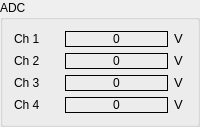
    <widget class="QGroupBox" name="groupBox">
     <property name="sizePolicy">
      <sizepolicy hsizetype="Preferred" vsizetype="Fixed">
       <horstretch>0</horstretch>
       <verstretch>0</verstretch>
      </sizepolicy>
     </property>
     <property name="minimumSize">
      <size>
       <width>0</width>
       <height>0</height>
      </size>
     </property>
     <property name="maximumSize">
      <size>
       <width>16777215</width>
       <height>16777215</height>
      </size>
     </property>
     <property name="title">
      <string>ADC</string>
     </property>
     <layout class="QGridLayout" name="gridLayout">
      <item row="0" column="0">
       <layout class="QHBoxLayout" name="horizontalLayout">
        <item>
         <widget class="QLabel" name="label">
          <property name="sizePolicy">
           <sizepolicy hsizetype="Preferred" vsizetype="Fixed">
            <horstretch>0</horstretch>
            <verstretch>0</verstretch>
           </sizepolicy>
          </property>
          <property name="minimumSize">
           <size>
            <width>0</width>
            <height>0</height>
           </size>
          </property>
          <property name="maximumSize">
           <size>
            <width>45</width>
            <height>16777215</height>
           </size>
          </property>
          <property name="font">
           <font>
            <pointsize>9</pointsize>
           </font>
          </property>
          <property name="text">
           <string>Ch 1</string>
          </property>
         </widget>
        </item>
        <item>
         <widget class="QLabel" name="adcLabel1">
          <property name="sizePolicy">
           <sizepolicy hsizetype="Preferred" vsizetype="Fixed">
            <horstretch>0</horstretch>
            <verstretch>0</verstretch>
           </sizepolicy>
          </property>
          <property name="minimumSize">
           <size>
            <width>40</width>
            <height>0</height>
           </size>
          </property>
          <property name="font">
           <font>
            <pointsize>9</pointsize>
           </font>
          </property>
          <property name="frameShape">
           <enum>QFrame::Panel</enum>
          </property>
          <property name="text">
           <string>0</string>
          </property>
          <property name="alignment">
           <set>Qt::AlignCenter</set>
          </property>
         </widget>
        </item>
        <item>
         <widget class="QLabel" name="label_5">
          <property name="sizePolicy">
           <sizepolicy hsizetype="Preferred" vsizetype="Fixed">
            <horstretch>0</horstretch>
            <verstretch>0</verstretch>
           </sizepolicy>
          </property>
          <property name="maximumSize">
           <size>
            <width>12</width>
            <height>16777215</height>
           </size>
          </property>
          <property name="font">
           <font>
            <pointsize>10</pointsize>
           </font>
          </property>
          <property name="text">
           <string>V</string>
          </property>
         </widget>
        </item>
       </layout>
      </item>
      <item row="1" column="0">
       <layout class="QHBoxLayout" name="horizontalLayout_2">
        <item>
         <widget class="QLabel" name="label_2">
          <property name="sizePolicy">
           <sizepolicy hsizetype="Preferred" vsizetype="Fixed">
            <horstretch>0</horstretch>
            <verstretch>0</verstretch>
           </sizepolicy>
          </property>
          <property name="minimumSize">
           <size>
            <width>0</width>
            <height>0</height>
           </size>
          </property>
          <property name="maximumSize">
           <size>
            <width>45</width>
            <height>16777215</height>
           </size>
          </property>
          <property name="font">
           <font>
            <pointsize>9</pointsize>
           </font>
          </property>
          <property name="text">
           <string>Ch 2</string>
          </property>
         </widget>
        </item>
        <item>
         <widget class="QLabel" name="adcLabel2">
          <property name="sizePolicy">
           <sizepolicy hsizetype="Preferred" vsizetype="Fixed">
            <horstretch>0</horstretch>
            <verstretch>0</verstretch>
           </sizepolicy>
          </property>
          <property name="minimumSize">
           <size>
            <width>40</width>
            <height>0</height>
           </size>
          </property>
          <property name="font">
           <font>
            <pointsize>9</pointsize>
           </font>
          </property>
          <property name="frameShape">
           <enum>QFrame::Panel</enum>
          </property>
          <property name="text">
           <string>0</string>
          </property>
          <property name="alignment">
           <set>Qt::AlignCenter</set>
          </property>
         </widget>
        </item>
        <item>
         <widget class="QLabel" name="label_6">
          <property name="sizePolicy">
           <sizepolicy hsizetype="Preferred" vsizetype="Fixed">
            <horstretch>0</horstretch>
            <verstretch>0</verstretch>
           </sizepolicy>
          </property>
          <property name="maximumSize">
           <size>
            <width>12</width>
            <height>16777215</height>
           </size>
          </property>
          <property name="font">
           <font>
            <pointsize>10</pointsize>
           </font>
          </property>
          <property name="text">
           <string>V</string>
          </property>
         </widget>
        </item>
       </layout>
      </item>
      <item row="2" column="0">
       <layout class="QHBoxLayout" name="horizontalLayout_3">
        <item>
         <widget class="QLabel" name="label_3">
          <property name="sizePolicy">
           <sizepolicy hsizetype="Preferred" vsizetype="Fixed">
            <horstretch>0</horstretch>
            <verstretch>0</verstretch>
           </sizepolicy>
          </property>
          <property name="minimumSize">
           <size>
            <width>0</width>
            <height>0</height>
           </size>
          </property>
          <property name="maximumSize">
           <size>
            <width>45</width>
            <height>16777215</height>
           </size>
          </property>
          <property name="font">
           <font>
            <pointsize>9</pointsize>
           </font>
          </property>
          <property name="text">
           <string>Ch 3</string>
          </property>
         </widget>
        </item>
        <item>
         <widget class="QLabel" name="adcLabel3">
          <property name="sizePolicy">
           <sizepolicy hsizetype="Preferred" vsizetype="Fixed">
            <horstretch>0</horstretch>
            <verstretch>0</verstretch>
           </sizepolicy>
          </property>
          <property name="minimumSize">
           <size>
            <width>40</width>
            <height>0</height>
           </size>
          </property>
          <property name="font">
           <font>
            <pointsize>9</pointsize>
           </font>
          </property>
          <property name="frameShape">
           <enum>QFrame::Panel</enum>
          </property>
          <property name="text">
           <string>0</string>
          </property>
          <property name="alignment">
           <set>Qt::AlignCenter</set>
          </property>
         </widget>
        </item>
        <item>
         <widget class="QLabel" name="label_7">
          <property name="sizePolicy">
           <sizepolicy hsizetype="Preferred" vsizetype="Fixed">
            <horstretch>0</horstretch>
            <verstretch>0</verstretch>
           </sizepolicy>
          </property>
          <property name="maximumSize">
           <size>
            <width>12</width>
            <height>16777215</height>
           </size>
          </property>
          <property name="font">
           <font>
            <pointsize>10</pointsize>
           </font>
          </property>
          <property name="text">
           <string>V</string>
          </property>
         </widget>
        </item>
       </layout>
      </item>
      <item row="3" column="0">
       <layout class="QHBoxLayout" name="horizontalLayout_4">
        <item>
         <widget class="QLabel" name="label_4">
          <property name="sizePolicy">
           <sizepolicy hsizetype="Preferred" vsizetype="Fixed">
            <horstretch>0</horstretch>
            <verstretch>0</verstretch>
           </sizepolicy>
          </property>
          <property name="minimumSize">
           <size>
            <width>0</width>
            <height>0</height>
           </size>
          </property>
          <property name="maximumSize">
           <size>
            <width>45</width>
            <height>16777215</height>
           </size>
          </property>
          <property name="font">
           <font>
            <pointsize>9</pointsize>
           </font>
          </property>
          <property name="text">
           <string>Ch 4</string>
          </property>
         </widget>
        </item>
        <item>
         <widget class="QLabel" name="adcLabel4">
          <property name="sizePolicy">
           <sizepolicy hsizetype="Preferred" vsizetype="Fixed">
            <horstretch>0</horstretch>
            <verstretch>0</verstretch>
           </sizepolicy>
          </property>
          <property name="minimumSize">
           <size>
            <width>40</width>
            <height>0</height>
           </size>
          </property>
          <property name="font">
           <font>
            <pointsize>9</pointsize>
           </font>
          </property>
          <property name="frameShape">
           <enum>QFrame::Panel</enum>
          </property>
          <property name="text">
           <string>0</string>
          </property>
          <property name="alignment">
           <set>Qt::AlignCenter</set>
          </property>
         </widget>
        </item>
        <item>
         <widget class="QLabel" name="label_8">
          <property name="sizePolicy">
           <sizepolicy hsizetype="Preferred" vsizetype="Fixed">
            <horstretch>0</horstretch>
            <verstretch>0</verstretch>
           </sizepolicy>
          </property>
          <property name="maximumSize">
           <size>
            <width>12</width>
            <height>16777215</height>
           </size>
          </property>
          <property name="font">
           <font>
            <pointsize>10</pointsize>
           </font>
          </property>
          <property name="text">
           <string>V</string>
          </property>
         </widget>
        </item>
       </layout>
      </item>
     </layout>
    </widget>
